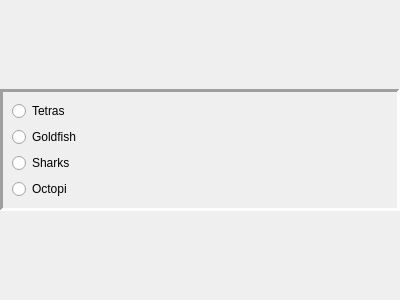
<?xml version="1.0" encoding="UTF-8"?>
<ui version="4.0">
 <class>PostSurvey</class>
 <widget class="QWidget" name="PostSurvey">
  <property name="geometry">
   <rect>
    <x>0</x>
    <y>0</y>
    <width>400</width>
    <height>300</height>
   </rect>
  </property>
  <property name="windowTitle">
   <string>Form</string>
  </property>
  <layout class="QVBoxLayout" name="verticalLayout">
   <property name="spacing">
    <number>0</number>
   </property>
   <property name="leftMargin">
    <number>0</number>
   </property>
   <property name="topMargin">
    <number>0</number>
   </property>
   <property name="rightMargin">
    <number>0</number>
   </property>
   <property name="bottomMargin">
    <number>0</number>
   </property>
   <item>
    <widget class="QFrame" name="frame">
     <property name="sizePolicy">
      <sizepolicy hsizetype="Preferred" vsizetype="Fixed">
       <horstretch>0</horstretch>
       <verstretch>0</verstretch>
      </sizepolicy>
     </property>
     <property name="palette">
      <palette>
       <active>
        <colorrole role="Window">
         <brush brushstyle="SolidPattern">
          <color alpha="255">
           <red>255</red>
           <green>255</green>
           <blue>255</blue>
          </color>
         </brush>
        </colorrole>
       </active>
       <inactive>
        <colorrole role="Window">
         <brush brushstyle="SolidPattern">
          <color alpha="255">
           <red>240</red>
           <green>240</green>
           <blue>240</blue>
          </color>
         </brush>
        </colorrole>
       </inactive>
       <disabled>
        <colorrole role="Window">
         <brush brushstyle="SolidPattern">
          <color alpha="255">
           <red>255</red>
           <green>255</green>
           <blue>255</blue>
          </color>
         </brush>
        </colorrole>
       </disabled>
      </palette>
     </property>
     <property name="frameShape">
      <enum>QFrame::Panel</enum>
     </property>
     <property name="frameShadow">
      <enum>QFrame::Sunken</enum>
     </property>
     <property name="lineWidth">
      <number>3</number>
     </property>
     <layout class="QVBoxLayout" name="verticalLayout_2">
      <item>
       <widget class="QRadioButton" name="radioButton">
        <property name="text">
         <string>Tetras</string>
        </property>
       </widget>
      </item>
      <item>
       <widget class="QRadioButton" name="radioButton_2">
        <property name="text">
         <string>Goldfish</string>
        </property>
       </widget>
      </item>
      <item>
       <widget class="QRadioButton" name="radioButton_3">
        <property name="text">
         <string>Sharks</string>
        </property>
       </widget>
      </item>
      <item>
       <widget class="QRadioButton" name="radioButton_4">
        <property name="text">
         <string>Octopi</string>
        </property>
       </widget>
      </item>
     </layout>
    </widget>
   </item>
  </layout>
 </widget>
 <resources/>
 <connections/>
</ui>
